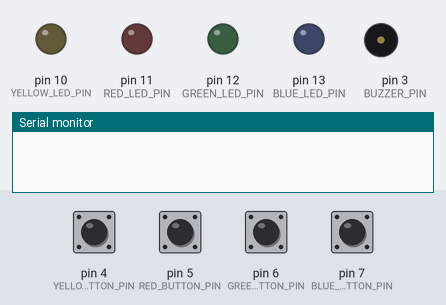
A sketch run on a simulated Arduino Uno, built with avr-gcc and run on an emulated ATmega328P. On the bench: output pins drawn as LEDs (lit = HIGH), buzzer (waves = sounding), the last lines printed to the serial monitor. The test bench sets the inputs (shaded band); at power-on: pin 4 (YELLOW_BUTTON_PIN), pin 5 (RED_BUTTON_PIN), pin 6 (GREEN_BUTTON_PIN), pin 7 (BLUE_BUTTON_PIN) HIGH.

Above: at 1.2 s.
1.3 s: pin 4 (YELLOW_BUTTON_PIN) pulled LOW for 0.25 s
At 1.75 s:
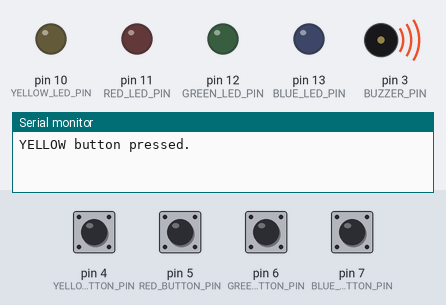
3.4 s: pin 5 (RED_BUTTON_PIN) pulled LOW for 0.25 s
At 3.6 s:
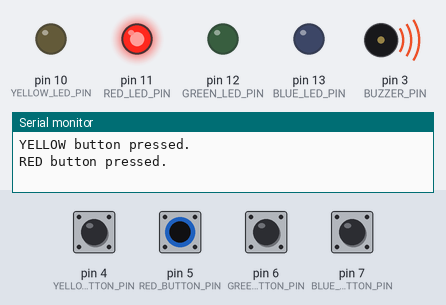
5.3 s: pin 6 (GREEN_BUTTON_PIN) pulled LOW for 0.25 s
At 5.5 s:
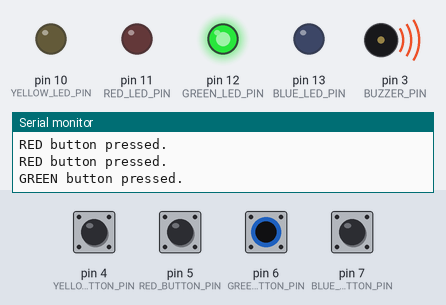
7.1 s: pin 7 (BLUE_BUTTON_PIN) pulled LOW for 0.25 s
At 7.3 s:
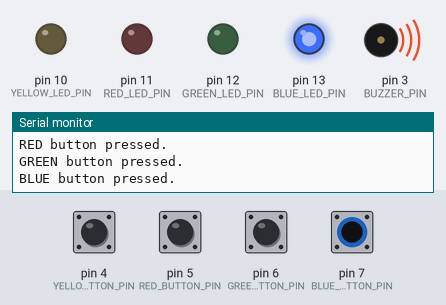
8.9 s: pin 4 (YELLOW_BUTTON_PIN) driven LOW and pin 5 (RED_BUTTON_PIN) driven LOW
At 9.5 s:
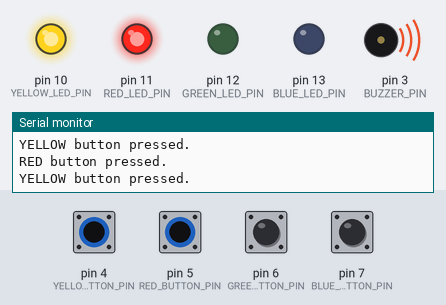
10.5 s: pin 6 (GREEN_BUTTON_PIN) pulled LOW for 1 s
At 10.9 s:
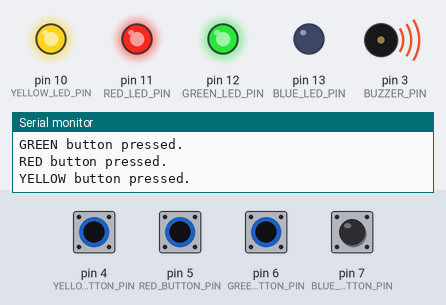
Timing chart, 0 to 13.5 s (numbered marks = the images above; inputs shaded):
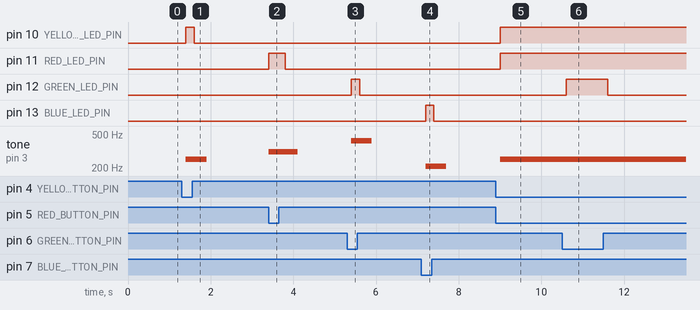

The sketch:

CCAMD_Arduino_IDE_Simon_02.ino
```cpp
////////////////////////////////////////////////////////////////////////////////////////
// OVERVIEW
////////////////////////////////////////////////////////////////////////////////////////
/*
DESCRIPTION:  This program reads 4 digital inputs and outputs their state to 4 digital
              outputs. Additionally, it outputs a tone to a buzzer, and prints to the
              serial monitor.

AUTHOR:       Andre' LaMothe

COMMENTS:

From internet reverse engineering:

Green – 415 Hz – G#4 (true pitch 415.305 Hz)
Red – 310 Hz – D#4 (true pitch 311.127 Hz)
Yellow – 252 Hz ‐ B3 (true pitch 247.942 Hz)
Blue – 209 Hz – G#3 (true pitch 207.652 Hz)

HISTORY: Version 1.0.

*/

////////////////////////////////////////////////////////////////////////////////////////
// INCLUDES
////////////////////////////////////////////////////////////////////////////////////////


////////////////////////////////////////////////////////////////////////////////////////
// DEFINES, MACROS AND CONSTANTS
////////////////////////////////////////////////////////////////////////////////////////

// pins for external inputs
const int BLUE_BUTTON_PIN   = 7;
const int GREEN_BUTTON_PIN  = 6;
const int RED_BUTTON_PIN    = 5;
const int YELLOW_BUTTON_PIN = 4;

// pins for external output to LEDs
const int BLUE_LED_PIN      = 13;
const int GREEN_LED_PIN     = 12;
const int RED_LED_PIN       = 11;
const int YELLOW_LED_PIN    = 10;

const int BUZZER_PIN        = 3; // use this pin for audio, supports PWM

// tones for colors
const int GREEN_TONE        = 415;
const int RED_TONE          = 310;
const int YELLOW_TONE       = 252;
const int BLUE_TONE         = 209;

////////////////////////////////////////////////////////////////////////////////////////
// GLOBALS
////////////////////////////////////////////////////////////////////////////////////////


////////////////////////////////////////////////////////////////////////////////////////
// FUNCTIONS
////////////////////////////////////////////////////////////////////////////////////////

void setup()
{
// the setup function runs once when you press reset or power the board
// initialize digital pin(s)...

// initialize output pins
pinMode(RED_LED_PIN, OUTPUT);
pinMode(GREEN_LED_PIN, OUTPUT);
pinMode(BLUE_LED_PIN, OUTPUT);
pinMode(YELLOW_LED_PIN, OUTPUT);

// initialize input pins
pinMode(RED_BUTTON_PIN, INPUT);
pinMode(GREEN_BUTTON_PIN, INPUT);
pinMode(BLUE_BUTTON_PIN, INPUT);
pinMode(YELLOW_BUTTON_PIN, INPUT);

// initialize serial port
Serial.begin( 115200 );

} // end setup

////////////////////////////////////////////////////////////////////////////////////////

void loop()
{
// the loop function runs over and over again forever

// read button input
if ( !digitalRead(BLUE_BUTTON_PIN) )
  {
  // turn the LED on
  digitalWrite(BLUE_LED_PIN, HIGH);

  // play tone on buzzer for this color, use frequencies from classic Simon
  tone(BUZZER_PIN, BLUE_TONE, 500);

  Serial.write("\nBLUE button pressed.");

  } // end if
else
  {
  // turn the LED on
  digitalWrite(BLUE_LED_PIN, LOW);
  } // end else


// read button input
if ( !digitalRead(GREEN_BUTTON_PIN) )
  {
  // turn the LED on
  digitalWrite(GREEN_LED_PIN, HIGH);

  // play tone on buzzer for this color, use frequencies from classic Simon
  tone(BUZZER_PIN, GREEN_TONE, 500);

  Serial.write("\nGREEN button pressed.");

  } // end if
else
  {
  // turn the LED on
  digitalWrite(GREEN_LED_PIN, LOW);
  } // end else

// read button input
if ( !digitalRead(RED_BUTTON_PIN) )
  {
  // turn the LED on
  digitalWrite(RED_LED_PIN, HIGH);

  // play tone on buzzer for this color, use frequencies from classic Simon
  tone(BUZZER_PIN, RED_TONE, 500);

  // write to serial monitor
  Serial.write("\nRED button pressed.");

  } // end if
else
  {
  // turn the LED on
  digitalWrite(RED_LED_PIN, LOW);
  } // end else


// read button input
if ( !digitalRead(YELLOW_BUTTON_PIN) )
  {
  // turn the LED on
  digitalWrite(YELLOW_LED_PIN, HIGH);

  // play tone on buzzer for this color, use frequencies from classic Simon
  tone(BUZZER_PIN, YELLOW_TONE, 500);

  Serial.write("\nYELLOW button pressed.");

  } // end if
else
  {
  // turn the LED on
  digitalWrite(YELLOW_LED_PIN, LOW);
  } // end else

// wait for a second...
delay(200);

} // end loop

////////////////////////////////////////////////////////////////////////////////////////
```

Measured:
- after the input at 1.3 s, pin 10 (YELLOW_LED_PIN): LOW → HIGH after 0.10 s, → LOW 0.20 s later; tone on pin 3 (BUZZER_PIN): silent → 252 Hz after 0.10 s, → silent 0.50 s later
- after the input at 3.4 s, pin 11 (RED_LED_PIN): LOW → HIGH at once, → LOW 0.40 s later; tone on pin 3 (BUZZER_PIN): silent → 310 Hz at once, → silent 0.70 s later
- after the input at 5.3 s, pin 12 (GREEN_LED_PIN): LOW → HIGH after 0.10 s, → LOW 0.20 s later; tone on pin 3 (BUZZER_PIN): silent → 415 Hz after 0.10 s, → silent 0.50 s later
- after the input at 7.1 s, pin 13 (BLUE_LED_PIN): LOW → HIGH after 0.10 s, → LOW 0.20 s later; tone on pin 3 (BUZZER_PIN): silent → 209 Hz after 0.10 s, → silent 0.50 s later
- after the input at 8.9 s, pin 10 (YELLOW_LED_PIN), pin 11 (RED_LED_PIN): LOW → HIGH after 0.10 s; tone on pin 3 (BUZZER_PIN): silent → 252 Hz after 0.10 s
- after the input at 10.5 s, pin 12 (GREEN_LED_PIN): LOW → HIGH after 0.11 s, → LOW 1.0 s later
